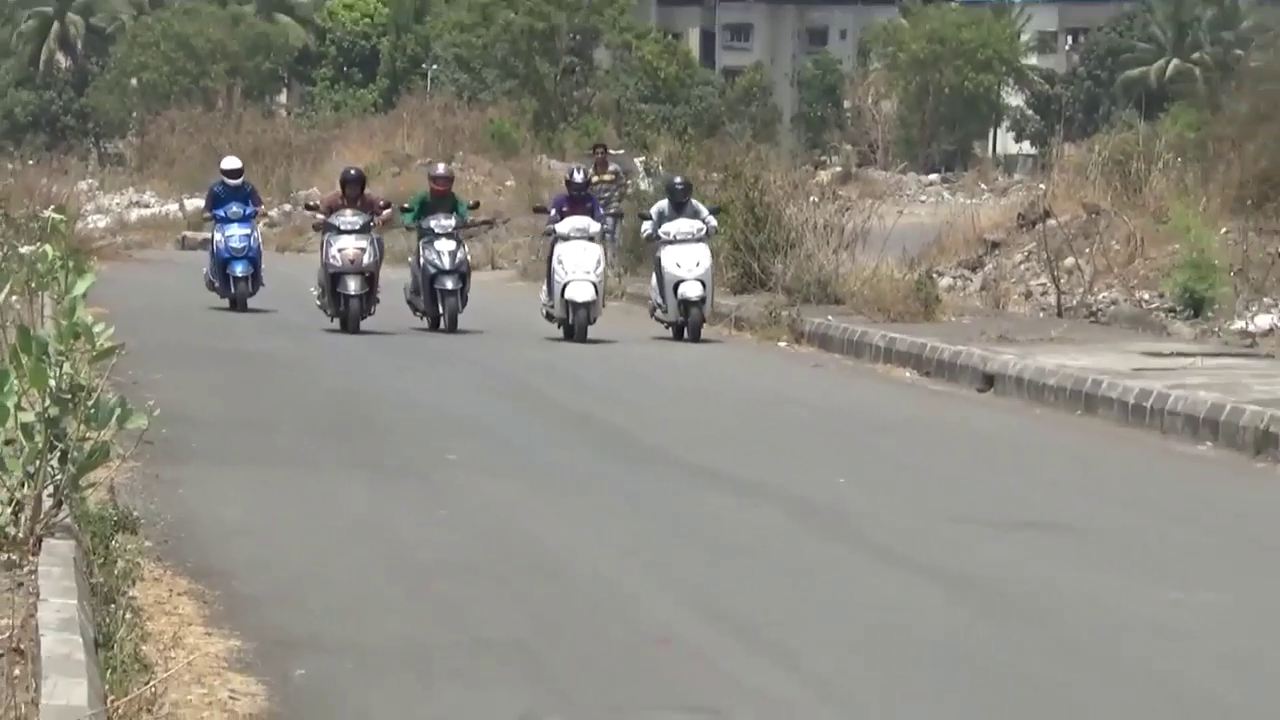
#> input picture frame 12 of OPENCV_3/Otobüs-araba-ve-motorsiklet-tespiti/two_wheeler.mp4, 1280 x 720 px
$ python bike_detect.py
#> lines starting #> are read from the running program, lines starting #| are printed output that depends on the picture; after the words box and inside, x2 and y2 are one past the last pixel; in counts of white or black regions, pixels touching at a corner belong together
import cv2

bike_cascade = cv2.CascadeClassifier("two_wheeler.xml")
cam = cv2.VideoCapture("two_wheeler.mp4")

def main():
    while cam.isOpened():

        ret, frame = cam.read()
#> frame is the input picture: shape (720, 1280, 3); mean B, G, R 126.1, 135.7, 137.8

        if not ret:
            print("done")
            break

        gray = cv2.cvtColor(frame, cv2.COLOR_BGR2GRAY)
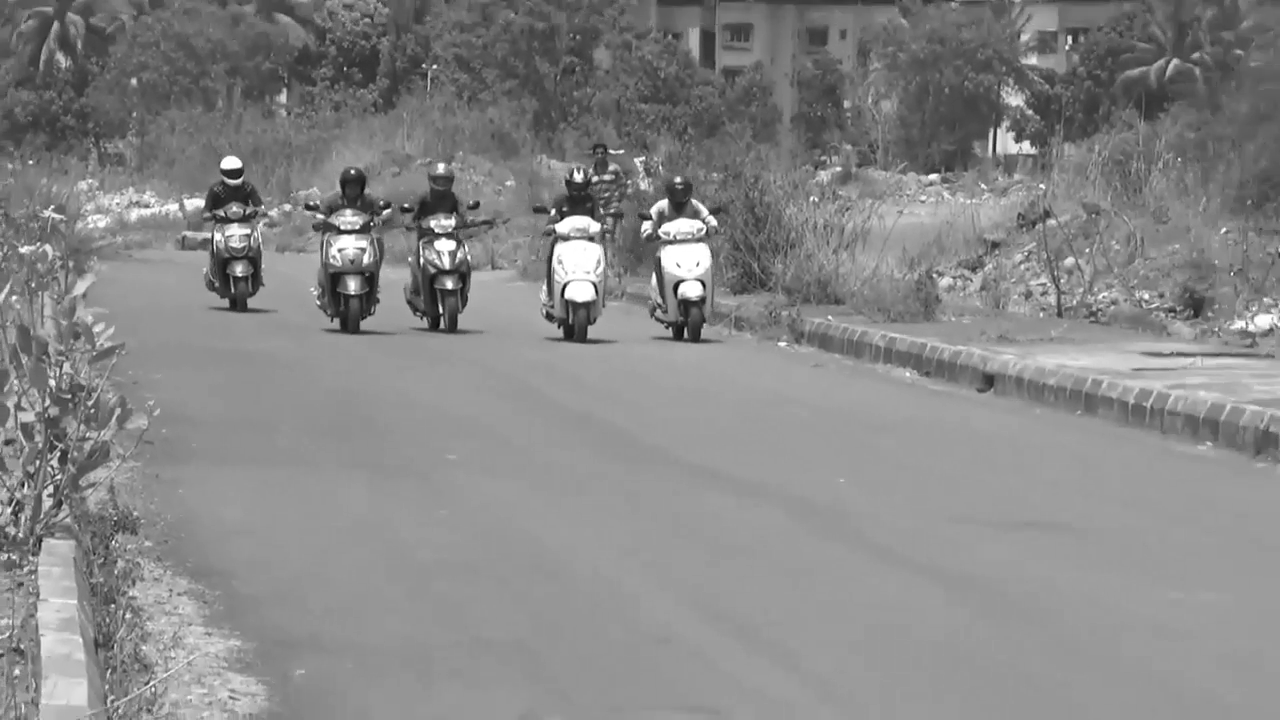
#> gray: shape (720, 1280); min 0, max 255, mean 135.2

        gray = cv2.equalizeHist(gray)
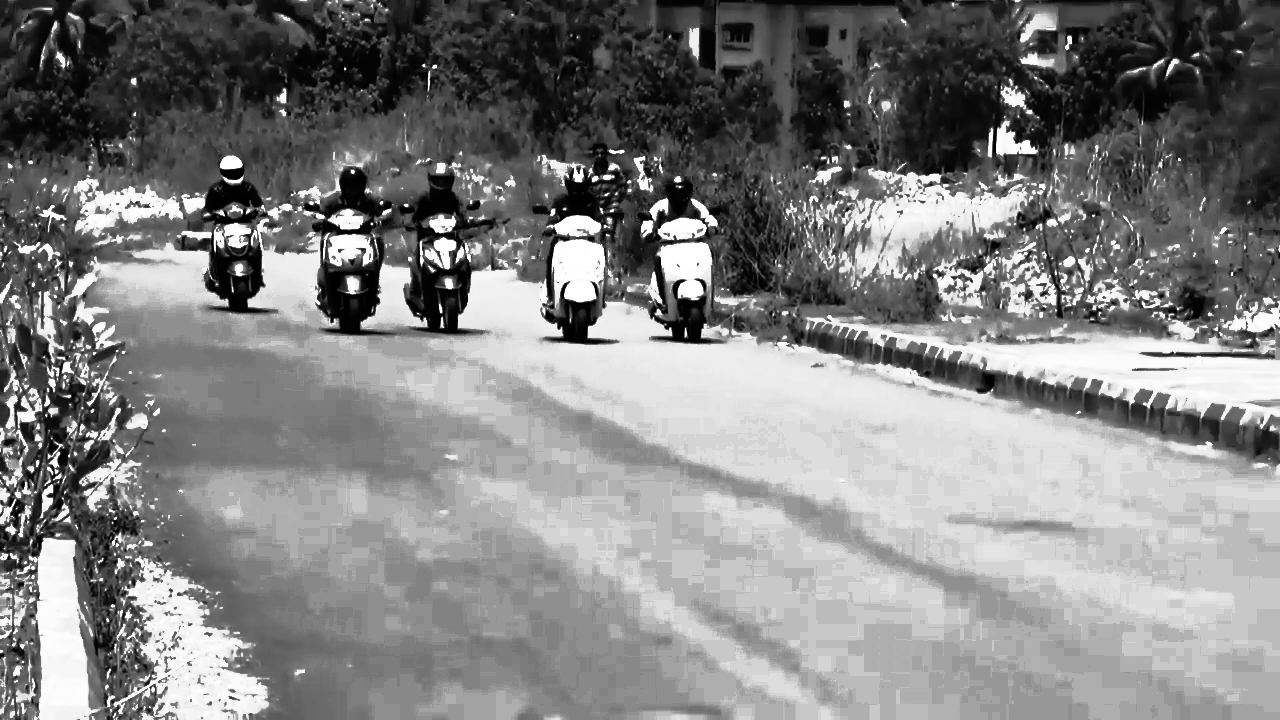
#> gray: shape (720, 1280); min 0, max 255, mean 129.9

        bikes = bike_cascade.detectMultiScale(gray, 1.01, 1)
#> bikes = [[390, 131, 100, 201], [304, 140, 93, 186]]

        for x, y, w, h in bikes:
            cv2.rectangle(frame, (x,y), (x+w, y+h), (0,255,255), 3)
            frame[y:y+h, x:x+w, 2] = 255
#> this loop made 2 passes
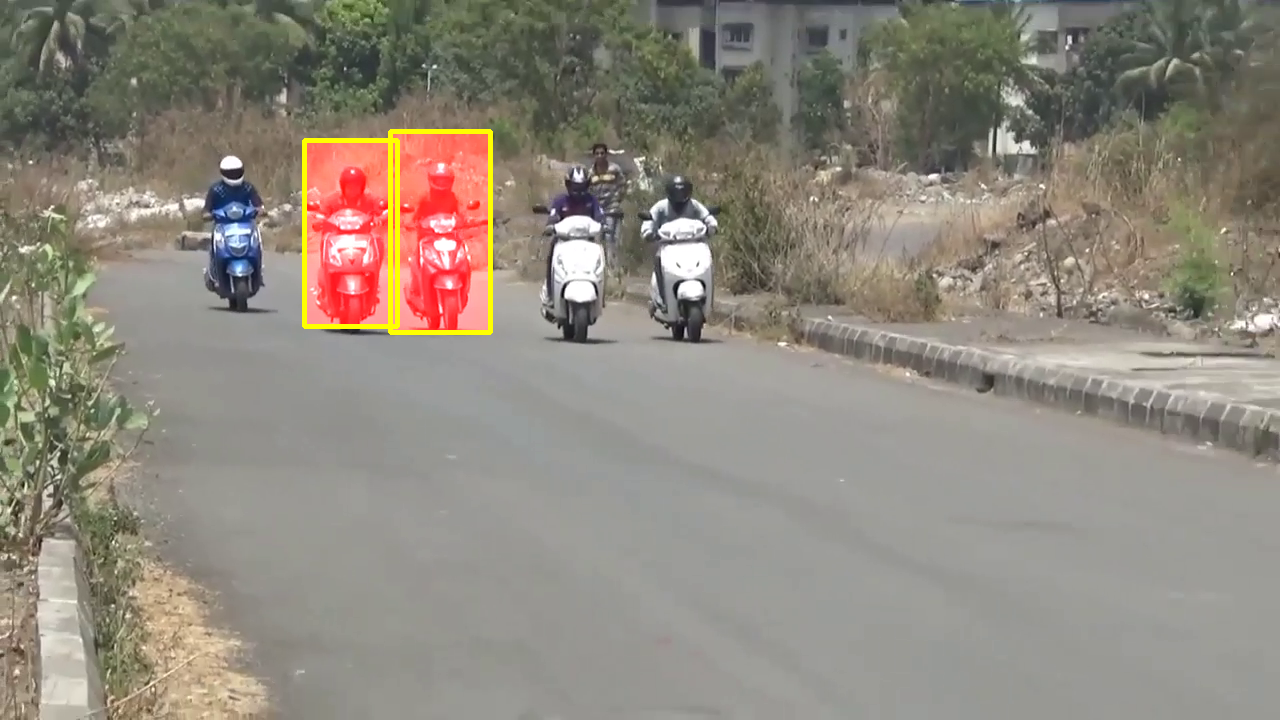
#> frame: shape (720, 1280, 3); 4.08% of pixels changed, all inside (x1, y1, x2, y2) = (302, 129, 493, 335)

        cv2.imshow("frame",frame)

        if cv2.waitKey(1) & 0xFF == ord("q"):
#> (key q is pressed here)
            break

    cam.release()
    cv2.destroyAllWindows()

if __name__ == "__main__":
    main()

$ run again, starting later in the video
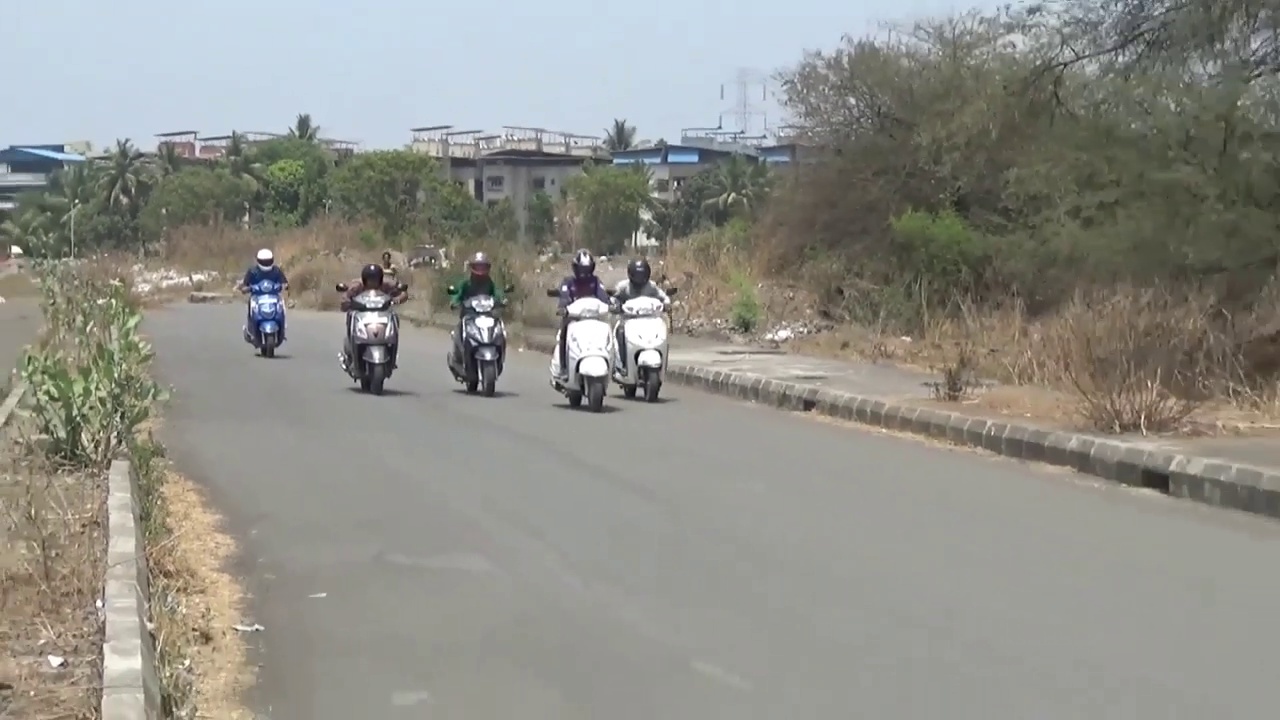
#> input picture frame 58 of OPENCV_3/Otobüs-araba-ve-motorsiklet-tespiti/two_wheeler.mp4, 1280 x 720 px
#> in main, frame is the input picture: shape (720, 1280, 3); mean B, G, R 136.4, 142.8, 143.3
#> in main, `gray = cv2.equalizeHist(gray)`:
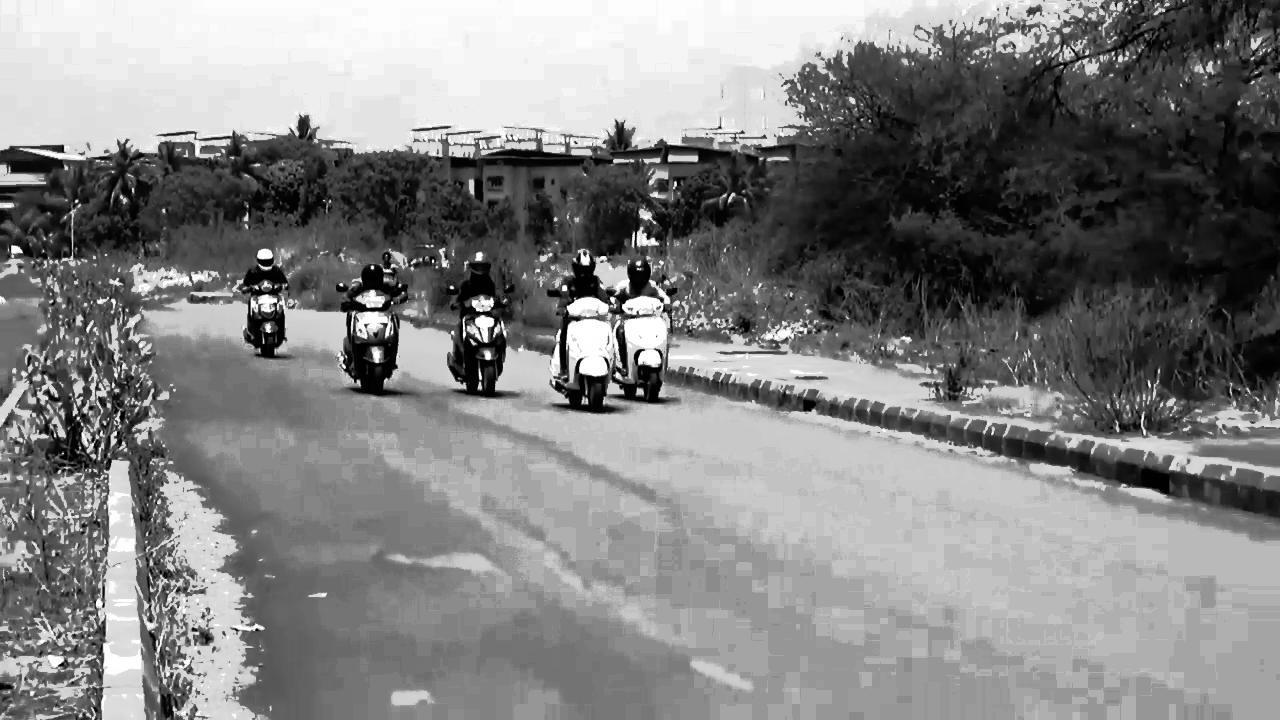
#> gray: shape (720, 1280); min 0, max 255, mean 129.5
#> bikes = [[434, 238, 85, 170], [536, 225, 101, 201]]
#> the loop in main, `for x, y, w, h in bikes:` made 2 passes
#> after the loop in main, `for x, y, w, h in bikes:`:
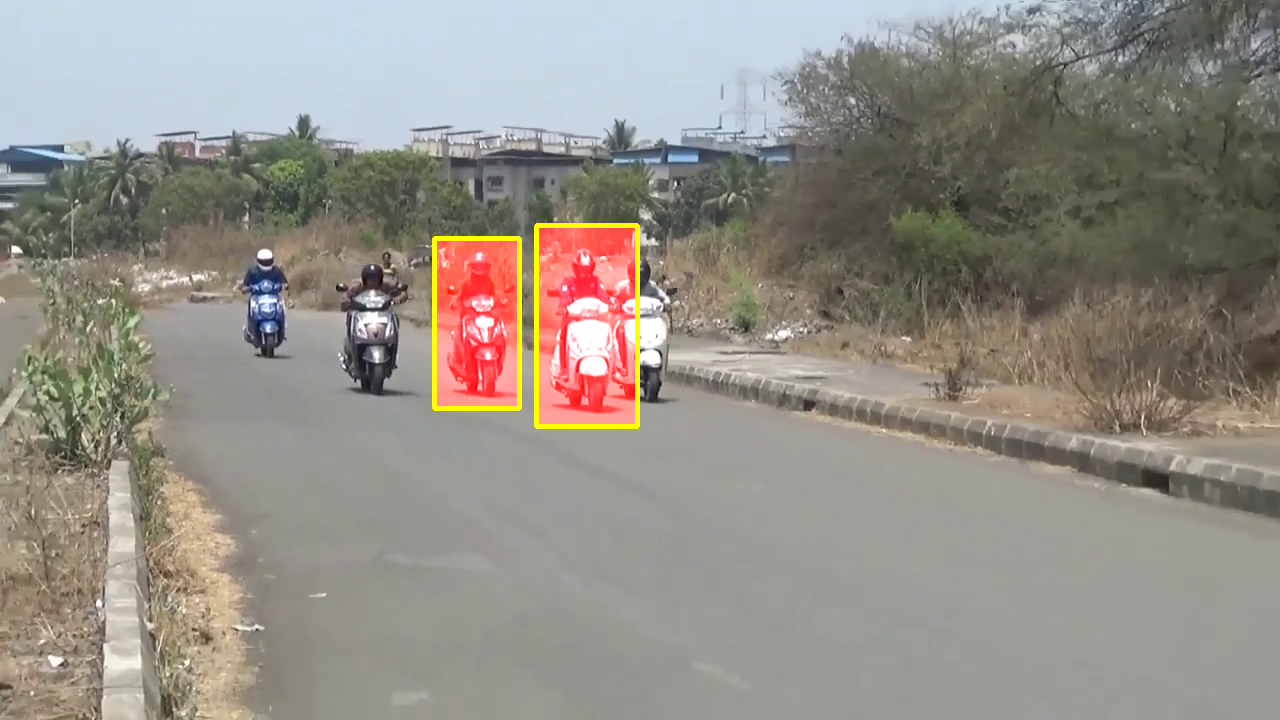
#> frame: shape (720, 1280, 3); 3.87% of pixels changed, all inside (x1, y1, x2, y2) = (432, 223, 640, 429)

$ run again, starting later in the video
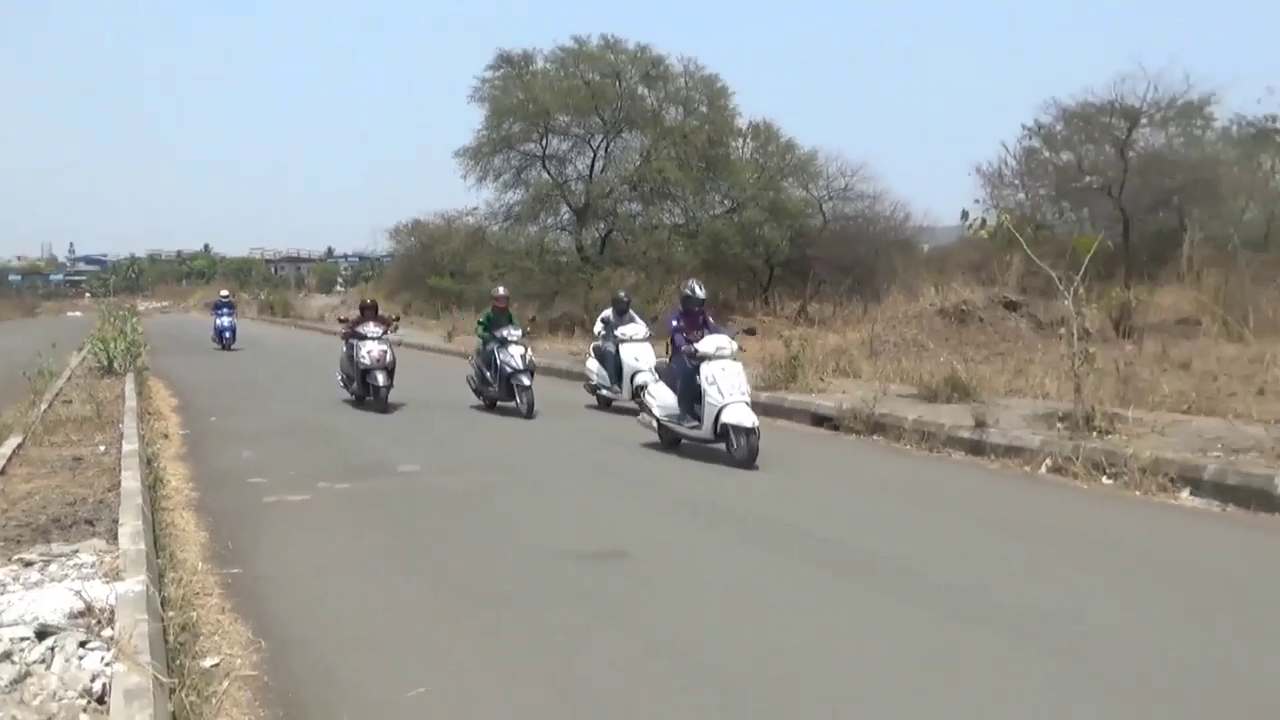
#> input picture frame 103 of OPENCV_3/Otobüs-araba-ve-motorsiklet-tespiti/two_wheeler.mp4, 1280 x 720 px
#> in main, frame is the input picture: shape (720, 1280, 3); mean B, G, R 153.5, 156.1, 153.8
#> in main, `gray = cv2.equalizeHist(gray)`:
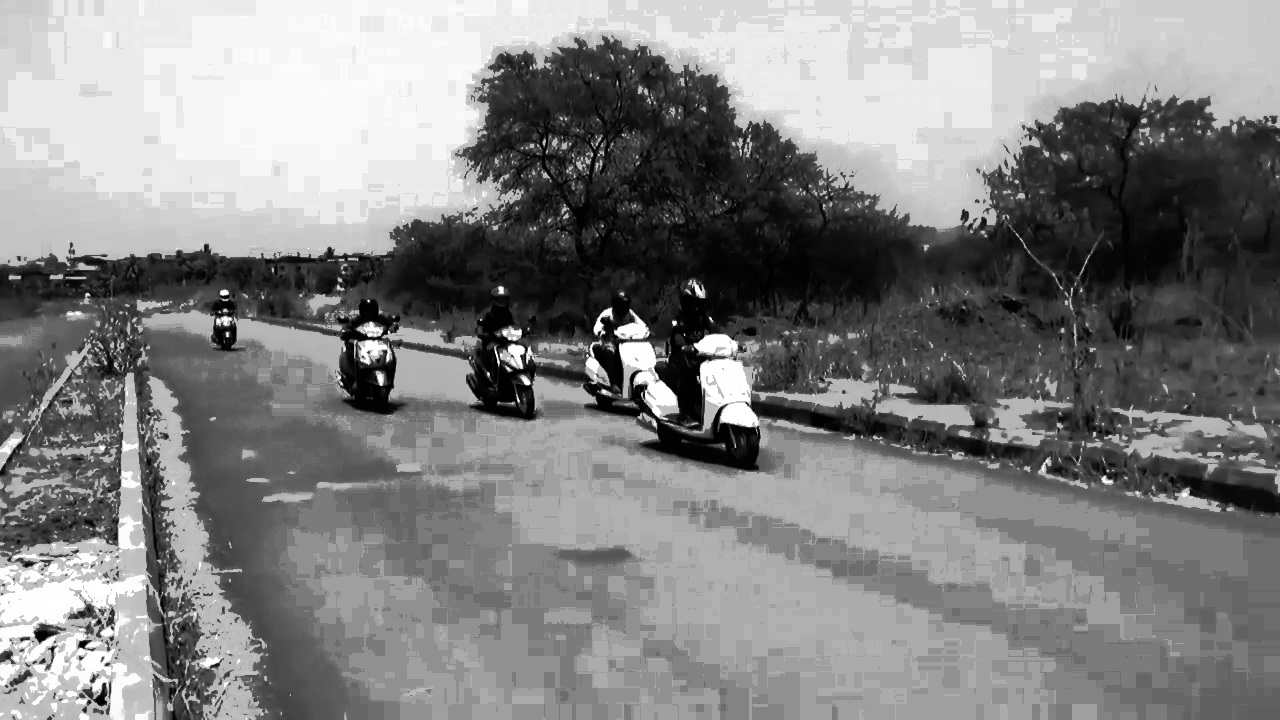
#> gray: shape (720, 1280); min 0, max 255, mean 130.5
#> bikes = [[205, 284, 36, 73], [463, 258, 90, 180]]
#> the loop in main, `for x, y, w, h in bikes:` made 2 passes
#> after the loop in main, `for x, y, w, h in bikes:`:
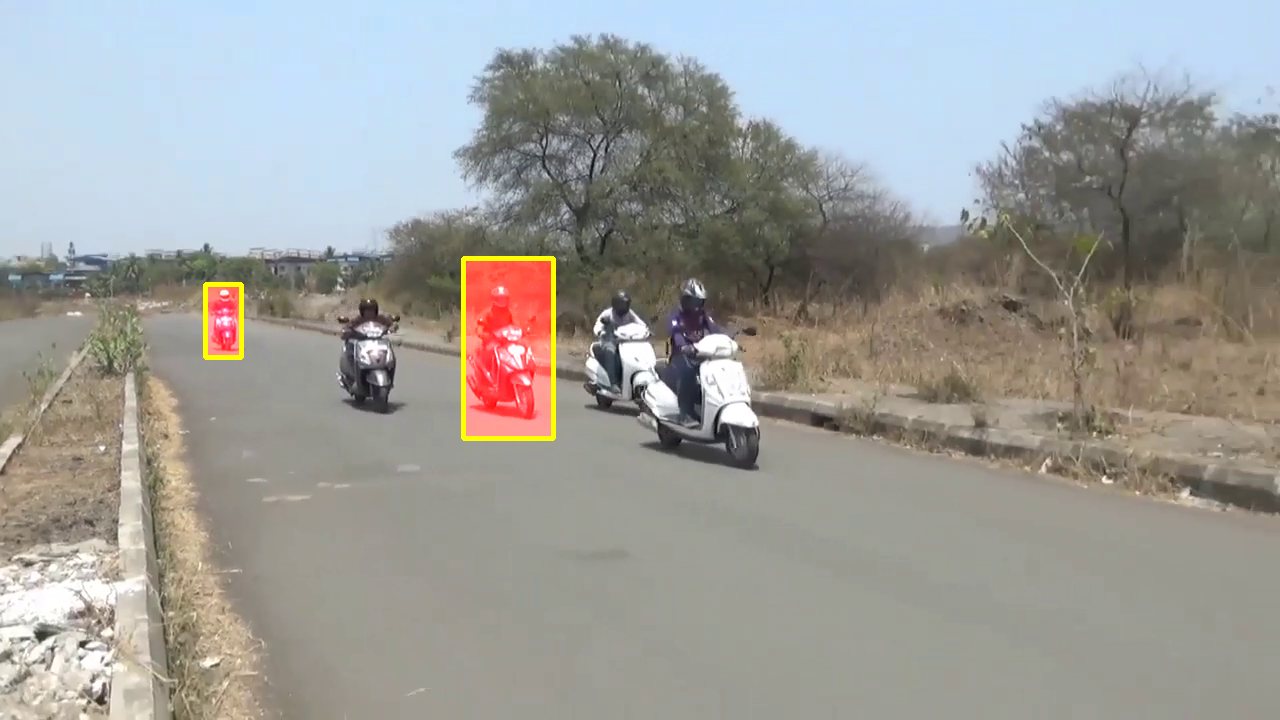
#> frame: shape (720, 1280, 3); 2.24% of pixels changed, all inside (x1, y1, x2, y2) = (203, 256, 556, 441)
